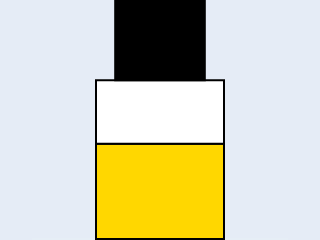

Notebook code cell kept with this figure:
### Code cell
import plotly.express as px

def plot_bottles(mL_left, mL_start):
    # Percentage (replace this with your actual percentage value)
    percentage_filled = mL_left / mL_start
    
    # size factor: if it's a 10 mL bottle, normal size. goes up from there
    # change this later to break out per bottle or backup. lol
    size_fac = 1
    size_facy = 1


    # Create a bar plot
    fig = px.bar(
        x=[0],
        y=[0])

      # Add bottom rectangle (upright) filled gold
    fig.add_shape(
        type="rect",
        x0=-0.2*size_fac,
        y0=0,
        x1=0.2*size_fac,
        y1=0.8*percentage_filled*size_facy,
        fillcolor="gold",
        line=dict(color="black")
    )

    # Add bottom rectangle (upright) empty white
    fig.add_shape(
        type="rect",
        x0=-0.2*size_fac,
        y0=0.8*percentage_filled*size_facy,
        x1=0.2*size_fac,
        y1=0.8*size_facy,
        fillcolor="white",
        line=dict(color="black"),
    )
    # Add top rectangle (lying flat), black cap
    fig.add_shape(
        type="rect",
        x0=-0.14 * size_fac,
        y0=0.8 * size_facy,
        x1=0.14 * size_fac,
        y1=1.2 * size_facy,
        fillcolor="black",
        line=dict(color="black"),
    )

    # Set layout properties
    fig.update_layout(
        showlegend=False,
        xaxis=dict(visible=False),
        yaxis=dict(visible=False),
        margin=dict(l=0, r=0, t=0, b=0),
        height=mL_start*2,
        width=mL_start*2
    )

    return fig

# Example usage
fig = plot_bottles(30, 50)
fig.show()

### Figure 1 — Plotly figure (JSON) as saved in the notebook; plotly's stock layout.template omitted (floating-point values rounded to 4 significant figures)
{"data": [{"alignmentgroup": "True", "hovertemplate": "x=%{x}<br>y=%{y}<extra></extra>", "legendgroup": "", "marker": {"color": "#636efa", "pattern": {"shape": ""}}, "name": "", "offsetgroup": "", "orientation": "v", "showlegend": false, "textposition": "auto", "type": "bar", "x": [0], "xaxis": "x", "y": [0], "yaxis": "y"}], "layout": {"barmode": "relative", "height": 100, "legend": {"tracegroupgap": 0}, "margin": {"b": 0, "l": 0, "r": 0, "t": 0}, "shapes": [{"fillcolor": "gold", "line": {"color": "black"}, "type": "rect", "x0": -0.2, "x1": 0.2, "y0": 0, "y1": 0.48}, {"fillcolor": "white", "line": {"color": "black"}, "type": "rect", "x0": -0.2, "x1": 0.2, "y0": 0.48, "y1": 0.8}, {"fillcolor": "black", "line": {"color": "black"}, "type": "rect", "x0": -0.14, "x1": 0.14, "y0": 0.8, "y1": 1.2}], "showlegend": false, "width": 100, "xaxis": {"anchor": "y", "domain": [0, 1], "title": {"text": "x"}, "visible": false}, "yaxis": {"anchor": "x", "domain": [0, 1], "title": {"text": "y"}, "visible": false}}}
